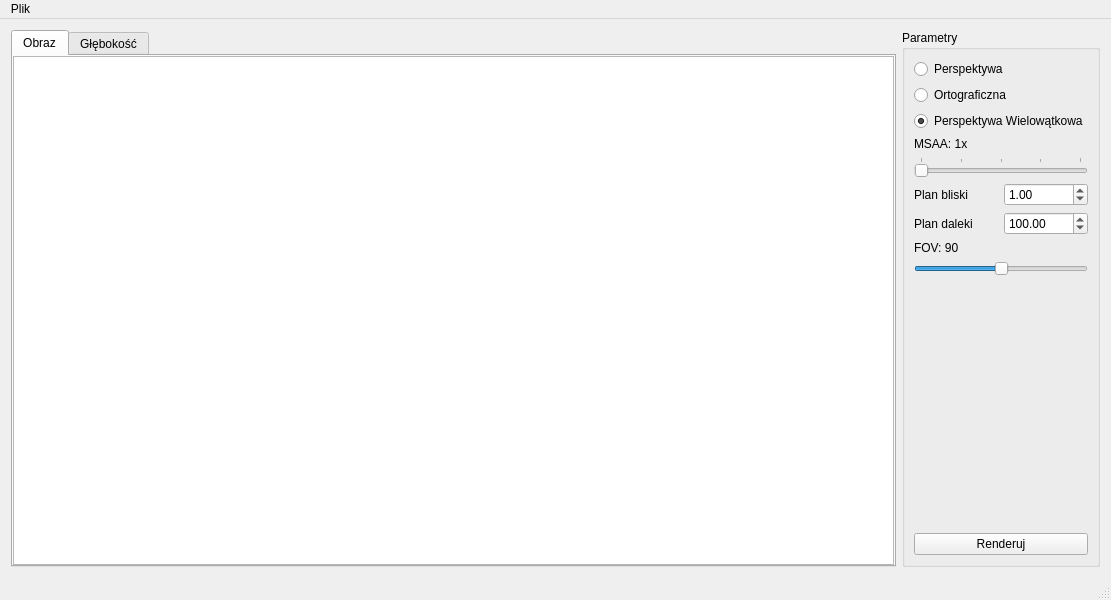
<?xml version="1.0" encoding="UTF-8"?>
<ui version="4.0">
 <class>rtImageWindow</class>
 <widget class="QMainWindow" name="rtImageWindow">
  <property name="geometry">
   <rect>
    <x>0</x>
    <y>0</y>
    <width>1111</width>
    <height>600</height>
   </rect>
  </property>
  <property name="windowTitle">
   <string>rt Renderer</string>
  </property>
  <widget class="QWidget" name="centralwidget">
   <layout class="QHBoxLayout" name="horizontalLayout">
    <property name="leftMargin">
     <number>11</number>
    </property>
    <property name="topMargin">
     <number>11</number>
    </property>
    <property name="rightMargin">
     <number>11</number>
    </property>
    <property name="bottomMargin">
     <number>11</number>
    </property>
    <item>
     <widget class="QTabWidget" name="tabWidget">
      <property name="currentIndex">
       <number>0</number>
      </property>
      <widget class="QWidget" name="tab">
       <attribute name="title">
        <string>Obraz</string>
       </attribute>
       <layout class="QVBoxLayout" name="verticalLayout_2">
        <property name="leftMargin">
         <number>0</number>
        </property>
        <property name="topMargin">
         <number>0</number>
        </property>
        <property name="rightMargin">
         <number>0</number>
        </property>
        <property name="bottomMargin">
         <number>0</number>
        </property>
        <item>
         <widget class="QGraphicsView" name="graphicsView"/>
        </item>
       </layout>
      </widget>
      <widget class="QWidget" name="tab_2">
       <attribute name="title">
        <string>Głębokość</string>
       </attribute>
       <layout class="QVBoxLayout" name="verticalLayout_3">
        <property name="leftMargin">
         <number>0</number>
        </property>
        <property name="topMargin">
         <number>0</number>
        </property>
        <property name="rightMargin">
         <number>0</number>
        </property>
        <property name="bottomMargin">
         <number>0</number>
        </property>
        <item>
         <widget class="QGraphicsView" name="graphicsView_2"/>
        </item>
       </layout>
      </widget>
     </widget>
    </item>
    <item>
     <widget class="QGroupBox" name="groupBox">
      <property name="title">
       <string>Parametry</string>
      </property>
      <layout class="QVBoxLayout" name="verticalLayout">
       <item>
        <widget class="QRadioButton" name="radioButton_2">
         <property name="text">
          <string>Perspektywa</string>
         </property>
         <property name="checked">
          <bool>false</bool>
         </property>
        </widget>
       </item>
       <item>
        <widget class="QRadioButton" name="radioButton">
         <property name="text">
          <string>Ortograficzna</string>
         </property>
         <property name="checked">
          <bool>false</bool>
         </property>
        </widget>
       </item>
       <item>
        <widget class="QRadioButton" name="radioButton_3">
         <property name="text">
          <string>Perspektywa Wielowątkowa</string>
         </property>
         <property name="checked">
          <bool>true</bool>
         </property>
        </widget>
       </item>
       <item>
        <widget class="QLabel" name="label">
         <property name="text">
          <string>MSAA: 1x</string>
         </property>
        </widget>
       </item>
       <item>
        <widget class="QSlider" name="horizontalSlider">
         <property name="sizePolicy">
          <sizepolicy hsizetype="Preferred" vsizetype="Minimum">
           <horstretch>0</horstretch>
           <verstretch>0</verstretch>
          </sizepolicy>
         </property>
         <property name="minimum">
          <number>0</number>
         </property>
         <property name="maximum">
          <number>4</number>
         </property>
         <property name="pageStep">
          <number>1</number>
         </property>
         <property name="sliderPosition">
          <number>0</number>
         </property>
         <property name="orientation">
          <enum>Qt::Horizontal</enum>
         </property>
         <property name="tickPosition">
          <enum>QSlider::TicksAbove</enum>
         </property>
         <property name="tickInterval">
          <number>1</number>
         </property>
        </widget>
       </item>
       <item>
        <layout class="QHBoxLayout" name="horizontalLayout_2">
         <property name="topMargin">
          <number>0</number>
         </property>
         <item>
          <widget class="QLabel" name="label_2">
           <property name="text">
            <string>Plan bliski</string>
           </property>
          </widget>
         </item>
         <item>
          <widget class="QDoubleSpinBox" name="nearSpinBox">
           <property name="maximum">
            <double>100000.000000000000000</double>
           </property>
           <property name="value">
            <double>1.000000000000000</double>
           </property>
          </widget>
         </item>
        </layout>
       </item>
       <item>
        <layout class="QHBoxLayout" name="horizontalLayout_3">
         <property name="topMargin">
          <number>0</number>
         </property>
         <item>
          <widget class="QLabel" name="label_3">
           <property name="text">
            <string>Plan daleki</string>
           </property>
          </widget>
         </item>
         <item>
          <widget class="QDoubleSpinBox" name="farSpinBox">
           <property name="maximum">
            <double>100000.000000000000000</double>
           </property>
           <property name="value">
            <double>100.000000000000000</double>
           </property>
          </widget>
         </item>
        </layout>
       </item>
       <item>
        <widget class="QLabel" name="label_4">
         <property name="text">
          <string>FOV: 90</string>
         </property>
        </widget>
       </item>
       <item>
        <widget class="QSlider" name="fovSlider">
         <property name="sizePolicy">
          <sizepolicy hsizetype="Preferred" vsizetype="Fixed">
           <horstretch>0</horstretch>
           <verstretch>0</verstretch>
          </sizepolicy>
         </property>
         <property name="maximum">
          <number>180</number>
         </property>
         <property name="value">
          <number>90</number>
         </property>
         <property name="orientation">
          <enum>Qt::Horizontal</enum>
         </property>
        </widget>
       </item>
       <item>
        <spacer name="verticalSpacer">
         <property name="orientation">
          <enum>Qt::Vertical</enum>
         </property>
         <property name="sizeHint" stdset="0">
          <size>
           <width>20</width>
           <height>40</height>
          </size>
         </property>
        </spacer>
       </item>
       <item>
        <widget class="QPushButton" name="pushButton">
         <property name="text">
          <string>Renderuj</string>
         </property>
        </widget>
       </item>
      </layout>
     </widget>
    </item>
   </layout>
  </widget>
  <widget class="QMenuBar" name="menubar">
   <property name="geometry">
    <rect>
     <x>0</x>
     <y>0</y>
     <width>1111</width>
     <height>25</height>
    </rect>
   </property>
   <widget class="QMenu" name="menuPlik">
    <property name="title">
     <string>Plik</string>
    </property>
    <addaction name="actionZapisz"/>
   </widget>
   <addaction name="menuPlik"/>
  </widget>
  <widget class="QStatusBar" name="statusbar"/>
  <action name="actionZapisz">
   <property name="text">
    <string>Zapisz</string>
   </property>
   <property name="shortcut">
    <string>Ctrl+S</string>
   </property>
  </action>
 </widget>
 <resources/>
 <connections/>
</ui>
